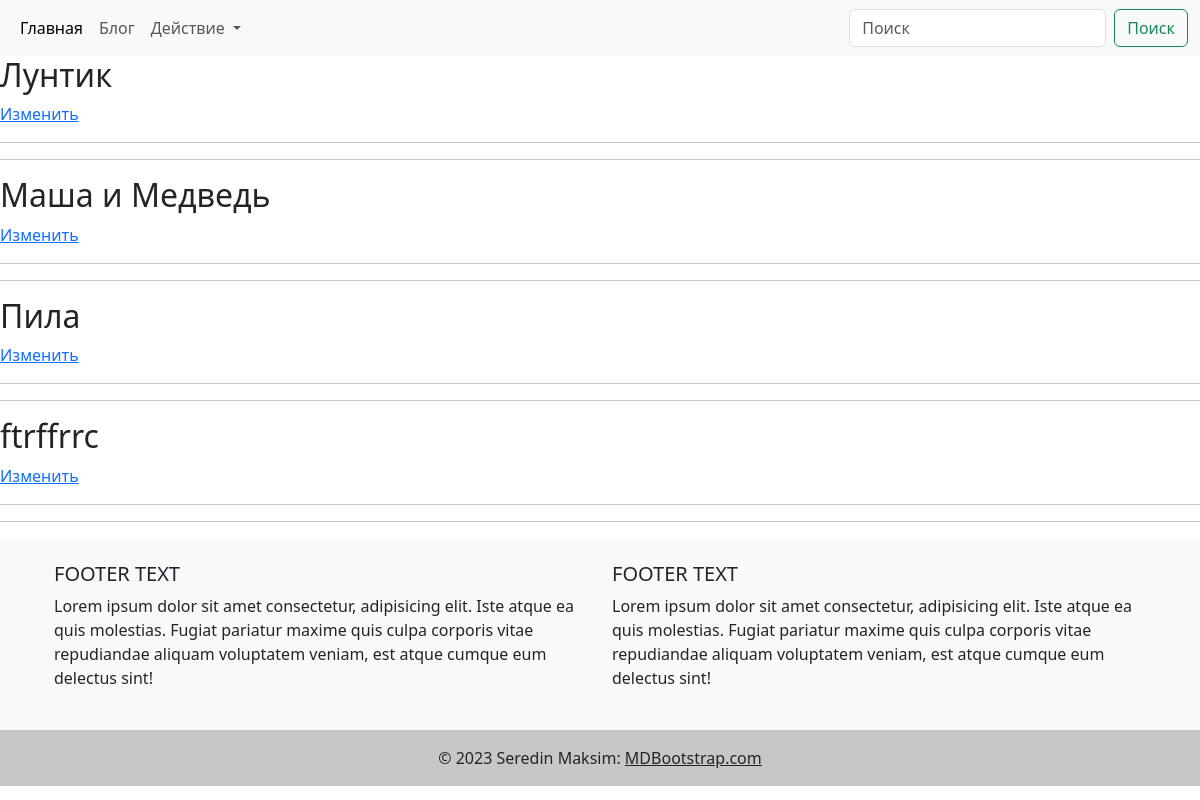
Page /update_list/ on the earlier database version.
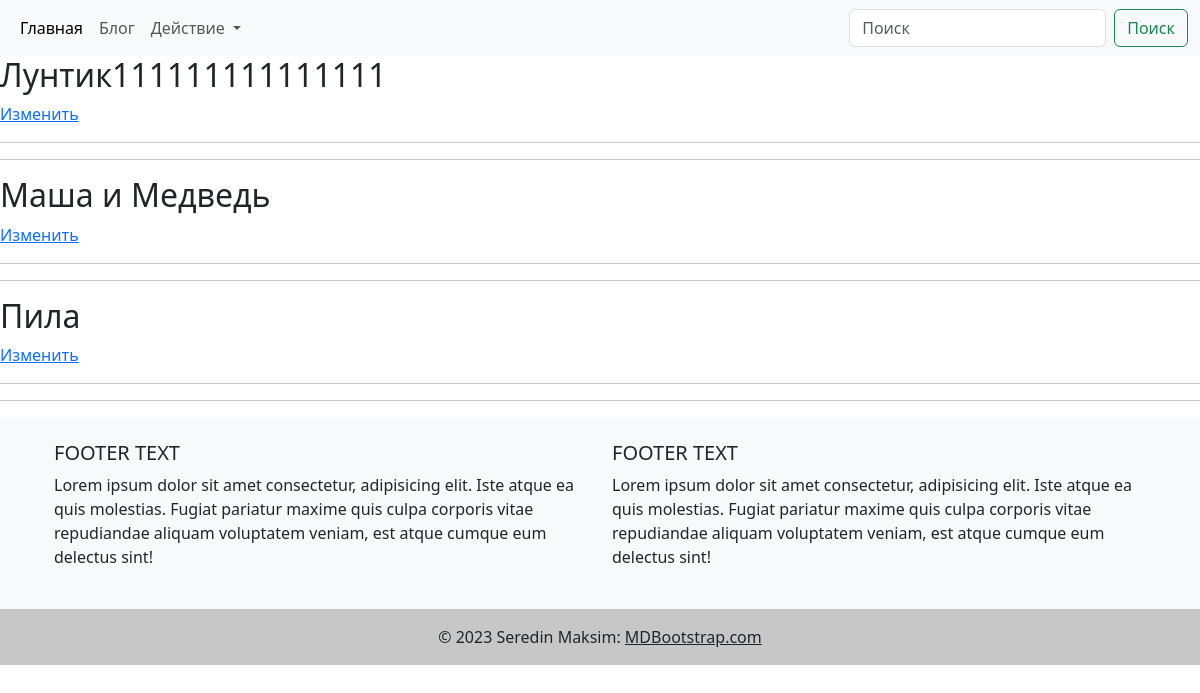
Same page on the later database version.
### tv_shows/models.py (models this page shows, shortened)
class TvShow(models.Model):
    CHOICE_ACT = (
        ('ДА', "ДА"),
        ('НЕТ', "НЕТ")
    )
    title = models.CharField(max_length=100)
    description = models.TextField()
    image = models.FileField(upload_to='film/', null=True)
    act = models.CharField(max_length=100, choices=CHOICE_ACT)
    cost = models.PositiveIntegerField()
    created_at = models.DateTimeField(auto_now_add=True)

### tv_shows/views.py (the view)
# urls.py: path('update_list/', views.UpdateShowView.as_view()),
class UpdateShowView(generic.ListView):
    template_name = 'crud/update_film_list.html'
    queryset = models.TvShow.objects.all()
    def get_queryset(self):
        return models.TvShow.objects.all()

### templates/crud/update_film_list.html
{% load static %}
{% include 'header.html' %}
<link rel="stylesheet" href="{% static 'css/style.css' %}">
 {% for i in object_list %}
        <h2>{{i.title}}</h2>
        <a href="/update_list/{{i.id}}/update/">Изменить</a>
        <hr>
        <hr>
{% endfor %}
{% include 'footer.html' %}

Differences in the rows shown:
removed TvShow: title "ftrffrrc"
changed TvShow: title "Лунтик" → "Лунтик111111111111111"
